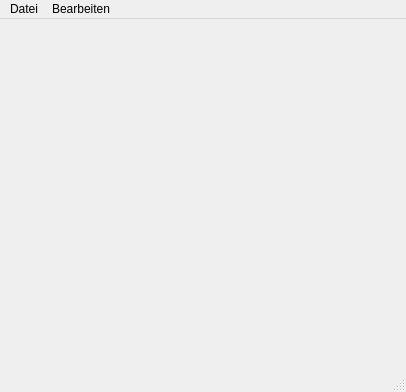
<?xml version="1.0" encoding="UTF-8"?>
<ui version="4.0">
 <class>MainWindow</class>
 <widget class="QMainWindow" name="MainWindow">
  <property name="geometry">
   <rect>
    <x>0</x>
    <y>0</y>
    <width>406</width>
    <height>392</height>
   </rect>
  </property>
  <property name="windowTitle">
   <string>Python Qt Beispiel</string>
  </property>
  <property name="windowIcon">
   <iconset>
    <normaloff>icon.png</normaloff>icon.png</iconset>
  </property>
  <widget class="QWidget" name="centralwidget">
   <layout class="QGridLayout" name="gridLayout">
    <item row="0" column="0" colspan="2">
     <widget class="matplotlibWidget" name="matplotlibView" native="true"/>
    </item>
   </layout>
  </widget>
  <widget class="QMenuBar" name="menubar">
   <property name="geometry">
    <rect>
     <x>0</x>
     <y>0</y>
     <width>406</width>
     <height>21</height>
    </rect>
   </property>
   <widget class="QMenu" name="menuDatei">
    <property name="title">
     <string>Datei</string>
    </property>
    <addaction name="actionOeffnen"/>
    <addaction name="actionBeenden"/>
   </widget>
   <widget class="QMenu" name="menuBearbeiten">
    <property name="title">
     <string>Bearbeiten</string>
    </property>
    <addaction name="actionAchsen_anpassen"/>
   </widget>
   <addaction name="menuDatei"/>
   <addaction name="menuBearbeiten"/>
  </widget>
  <widget class="QStatusBar" name="statusbar"/>
  <action name="actionOeffnen">
   <property name="text">
    <string>Öffnen</string>
   </property>
   <property name="shortcut">
    <string>Ctrl+O</string>
   </property>
  </action>
  <action name="actionBeenden">
   <property name="text">
    <string>Beenden</string>
   </property>
   <property name="shortcut">
    <string>Ctrl+C</string>
   </property>
  </action>
  <action name="actionAchsen_anpassen">
   <property name="enabled">
    <bool>false</bool>
   </property>
   <property name="text">
    <string>Achsen anpassen</string>
   </property>
   <property name="statusTip">
    <string>Nur verfügbar, wenn ein Plot geladen wurde.</string>
   </property>
   <property name="shortcut">
    <string>Ctrl+E</string>
   </property>
  </action>
 </widget>
 <customwidgets>
  <customwidget>
   <class>matplotlibWidget</class>
   <extends>QWidget</extends>
   <header>MatplotlibWidgetFile</header>
   <container>1</container>
  </customwidget>
 </customwidgets>
 <resources/>
 <connections>
  <connection>
   <sender>actionBeenden</sender>
   <signal>triggered()</signal>
   <receiver>MainWindow</receiver>
   <slot>close()</slot>
   <hints>
    <hint type="sourcelabel">
     <x>-1</x>
     <y>-1</y>
    </hint>
    <hint type="destinationlabel">
     <x>202</x>
     <y>195</y>
    </hint>
   </hints>
  </connection>
 </connections>
</ui>
